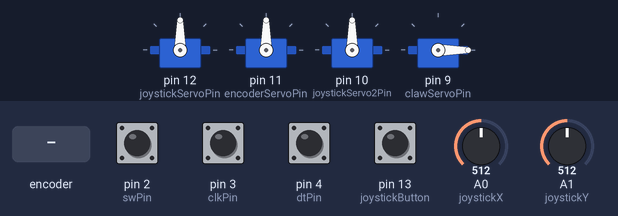
This sketch was run on a simulated Arduino Uno, built with avr-gcc and run on an emulated ATmega328P. Shown: 4 × servo. The inputs (shaded band) are chosen by the test bench; at power-on: pin 2 (swPin), pin 3 (clkPin), pin 4 (dtPin), pin 13 (joystickButton) HIGH, A0 (joystickX) = 512, A1 (joystickY) = 512.

Above: at 1.2 s.
1.3 s: A0 (joystickX) set to 587
2.8 s: A0 (joystickX) set to 612
At 5.2 s:
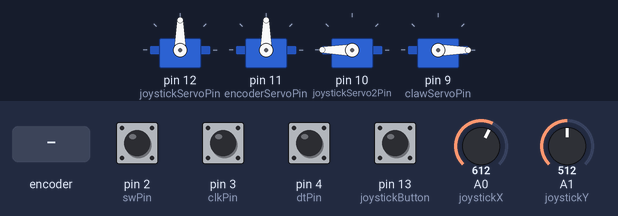
5.8 s: rotary encoder on pin 3 (clkPin) / pin 4 (dtPin) turned 3 steps (first pin leading)
At 6.9 s:
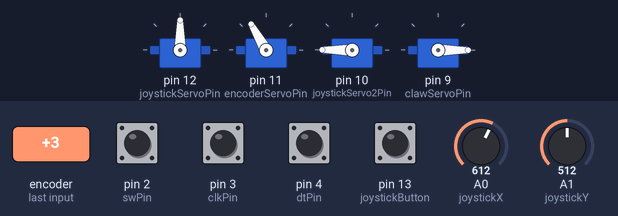
7.9 s: A1 (joystickY) set to 589
9.4 s: A1 (joystickY) set to 608
At 11.3 s:
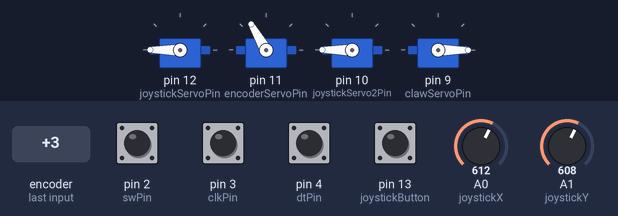
12.4 s: pin 2 (swPin) pulled LOW for 0.15 s
At 13.3 s:
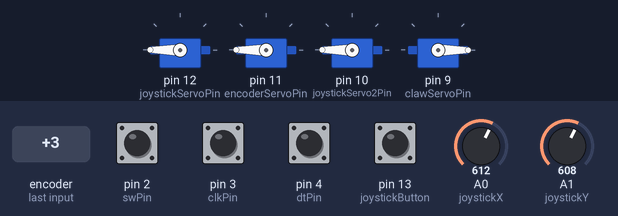
Timing chart, 0 to 15.0 s (numbered marks = the images above; inputs shaded):
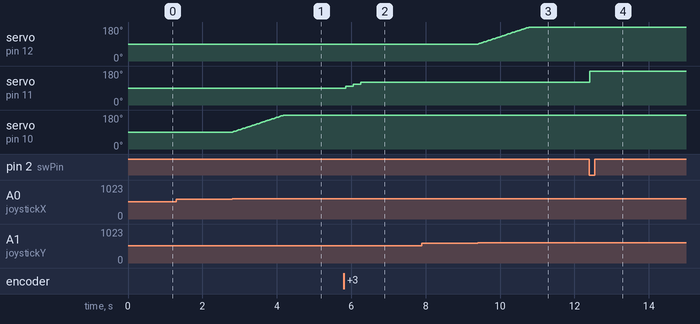

Measured:
- the behaviour switches between 600 and 601 on A0 (joystickX) (found by bisection; images 0 and 1)
- the behaviour switches between 600 and 601 on A1 (joystickY) (found by bisection; images 2 and 3)
- after the input at 1.3 s, every drawn part: stays the same
- after the input at 2.8 s, servo on pin 10 (joystickServo2Pin): moves from 90° to 180° over 1.4 s, starting at once
- after the input at 5.8 s, servo on pin 11 (encoderServoPin): 90° → 100° after 0.06 s, → 110° 0.20 s later, → 120° 0.20 s later
- after the input at 7.9 s, every drawn part: stays the same
- after the input at 9.4 s, servo on pin 12 (joystickServoPin): moves from 90° to 180° over 1.4 s, starting at once
- after the input at 12.4 s, servo on pin 11 (encoderServoPin): 120° → 180° at once

The sketch:

Robotic_Arm_Code.ino
```cpp
#include <Servo.h>

// -------- Servo Objects --------
Servo joystickServo;
Servo encoderServo;
Servo joystickServo2;
Servo clawServo;

// -------- Servo Pins --------
const int joystickServoPin = 12;
const int encoderServoPin = 11;
const int joystickServo2Pin = 10;
const int clawServoPin = 9;

// -------- Joystick --------
const int joystickX = A0;  // Left/right
const int joystickY = A1;  // Up/down
const int joystickButton = 13; // Joystick press

int joystickAngle = 90;
int joystick2Angle = 90;

// -------- Claw --------
int clawOpen = 0;
int clawClosed = 30;

// -------- Rotary Encoder --------
const int clkPin = 3;
const int dtPin = 4;
const int swPin = 2;

int encoderAngle = 90;
int lastCLK;

void setup() {

  Serial.begin(9600);

  // Attach servos
  joystickServo.attach(joystickServoPin);
  encoderServo.attach(encoderServoPin);
  joystickServo2.attach(joystickServo2Pin);
  clawServo.attach(clawServoPin);

  // Starting positions
  joystickServo.write(joystickAngle);
  encoderServo.write(encoderAngle);
  joystickServo2.write(joystick2Angle);
  clawServo.write(clawOpen);

  // Buttons
  pinMode(joystickButton, INPUT_PULLUP);
  pinMode(clkPin, INPUT);
  pinMode(dtPin, INPUT);
  pinMode(swPin, INPUT_PULLUP);

  lastCLK = digitalRead(clkPin);
}


void loop() {

  // =========================
  // JOYSTICK UP/DOWN SERVO (Pin 12)
  // =========================

  int joystickYValue = analogRead(joystickY);

  if (joystickYValue > 600) {
    joystickAngle++;
  }
  else if (joystickYValue < 400) {
    joystickAngle--;
  }

  joystickAngle = constrain(joystickAngle, 0, 180);
  joystickServo.write(joystickAngle);


  // =========================
  // JOYSTICK LEFT/RIGHT SERVO (Pin 10)
  // =========================

  int joystickXValue = analogRead(joystickX);

  if (joystickXValue > 600) {
    joystick2Angle++;
  }
  else if (joystickXValue < 400) {
    joystick2Angle--;
  }

  joystick2Angle = constrain(joystick2Angle, 0, 180);
  joystickServo2.write(joystick2Angle);


  // =========================
  // ROTARY ENCODER SERVO (Pin 11)
  // =========================

  int currentCLK = digitalRead(clkPin);

  if (currentCLK != lastCLK && currentCLK == HIGH) {

    if (digitalRead(dtPin) != currentCLK) {
      encoderAngle += 10;
    }
    else {
      encoderAngle -= 10;
    }

    encoderAngle = constrain(encoderAngle, 0, 180);

    encoderServo.write(encoderAngle);
  }

  lastCLK = currentCLK;


  // =========================
  // CLAW CONTROL (Pin 9)
  // =========================

  if (digitalRead(joystickButton) == LOW) {

    clawServo.write(clawClosed);  // Close claw

  }
  else {

    clawServo.write(clawOpen);    // Open claw

  }


  // Encoder button resets encoder servo
  if (digitalRead(swPin) == LOW) {

    encoderAngle = 180;
    encoderServo.write(encoderAngle);

    delay(200);
  }


  delay(15);
}
```
